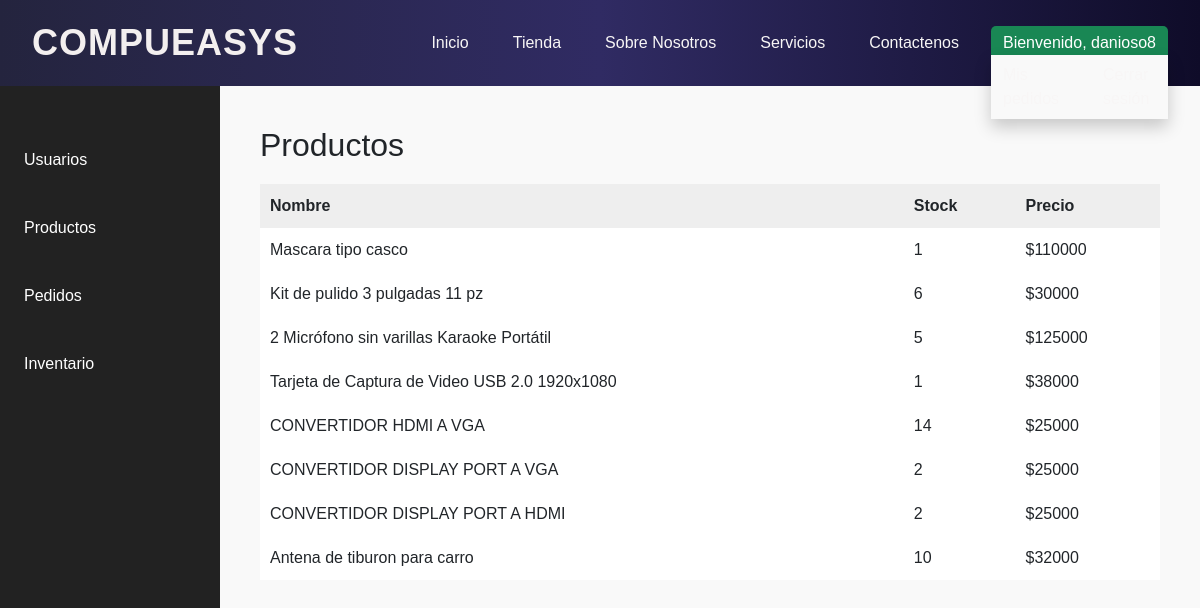
/dashboard/dashboard_home/?view=productos (signed in), run on an earlier commit of the app's database.
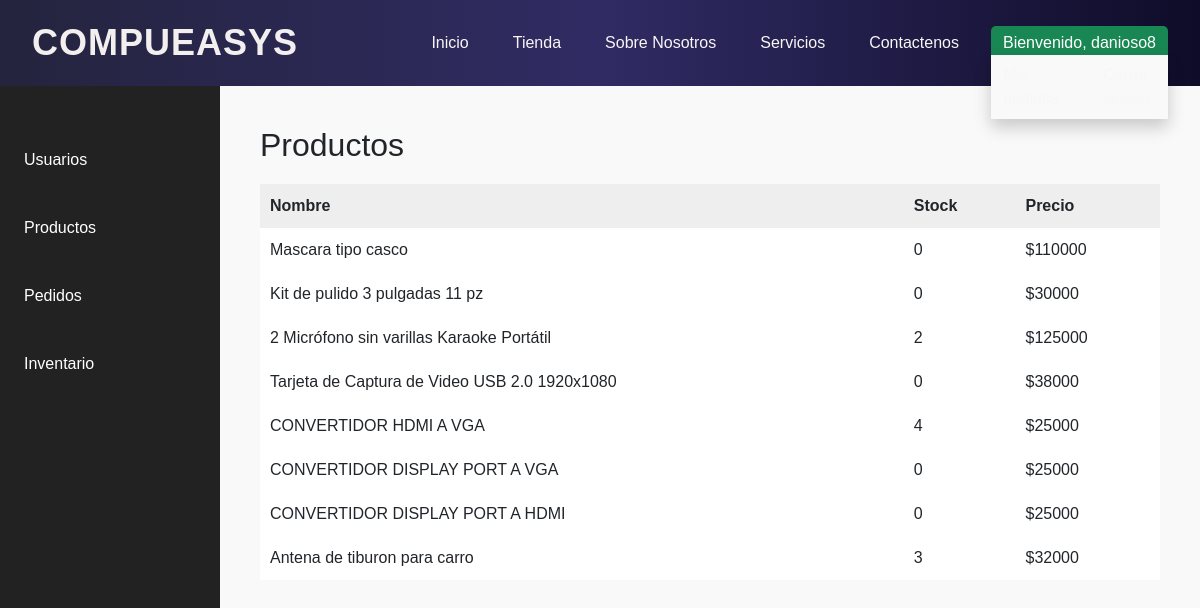
And on a later commit of the database.
### core/models.py (models this page shows, shortened)
class ProductStore(models.Model):
    name = models.CharField(max_length=100)
    description = models.TextField()
    price = models.DecimalField(max_digits=10, decimal_places=0)
    stock = models.PositiveIntegerField(default=0)
    category = models.ForeignKey(Category, on_delete=models.CASCADE, related_name='products', null=True, blank=True)
    type = models.ForeignKey(Type, on_delete=models.CASCADE, related_name='products', null=True, blank=True)
    iva = models.DecimalField(max_digits=4, decimal_places=2, default=0.00)
    imagen = models.ImageField(upload_to='images/', height_field=None, width_field=None, max_length=None , blank=True, null=True)
    descuento = models.DecimalField(max_digits=10, decimal_places=2, default=0.00)
    created_at = models.DateTimeField(auto_now_add=True)
    updated_at = models.DateTimeField(auto_now=True)

### dashboard/views.py (the view, shortened to what this page needs)
# urls.py: path('dashboard_home/', dashboard_home, name='dashboard_home'),
@login_required
@csrf_exempt  # Solo si tienes problemas con el token CSRF en el modal
def dashboard_home(request):
    productos = ProductStore.objects.all()
    usuarios_simple = SimpleUser.objects.all()
    usuarios_super = register_superuser.objects.all()
    pedidos = Pedido.objects.all()
    return render(request, 'dashboard/dashboard_home.html', {
        'productos': productos,
        'usuarios': usuarios_simple,
        'usuarios_super': usuarios_super,
        'pedidos': pedidos,
    })

### dashboard/templates/dashboard/dashboard_home.html (shortened to what the changed rows need)
{% load static %}
<!DOCTYPE html>
<html lang="es">
  <head>
    <link rel="stylesheet" href="{% static 'css/dashboard.css' %}" />
    <link rel="stylesheet" href="{% static 'css/main.css' %}" />
    <link
      href="https://cdn.jsdelivr.net/npm/bootstrap@5.3.3/dist/css/bootstrap.min.css"
      rel="stylesheet"
    />
    <link
      rel="stylesheet"
      href="path/to/font-awesome/css/font-awesome.min.css"
    />
  </head>
  <body>
    {% include 'navbarr.html' %}
    <div class="dashboard-container">
      <main class="main-content">
        {% if request.GET.view == "usuarios" %}
        <h2>Usuarios</h2>
        <table>
          <tr>
            <th>Username</th>
            <th>Email</th>
            <th>Staff</th>
            <th>Super</th>
            <th>Activo</th>
            <th>Admin</th>
            <th>Acciones</th>
          {% for usuario in usuarios %}
          <tr>
            <td>{{ usuario.username }}</td>
            <td>{{ usuario.email }}</td>
            <td>
              <select name="is_staff" id="modal_is_staff">
                <option value="True">Sí</option>
                <option value="False">No</option>
              </select>
            </td>
            <td>
              <select name="is_superuser" id="modal_is_superuser">
                <option value="True">Sí</option>
                <option value="False">No</option>
              </select>
            </td>
            <td><select name="is_active" id="modal_is_active">
                <option value="True">Sí</option>
                <option value="False">No</option>
              </select>
            </td>
            <td><select name="is_admin" id="modal_is_admin">
                <option value="True">Sí</option>
                <option value="False">No</option>
              </select>
            </td>
            <td>
              <button onclick="openEditModal('{{ usuario.id }}', '{{ usuario.username }}', '{{ usuario.email }}')">Editar</button>
              <a href="{% url 'eliminar_usuario' usuario.id %}">Eliminar</a>
              {% if not usuario.is_staff %}
              {% else %}
              <span>Admin</span>
              {% endif %}
            </td>
          </tr>
          {% endfor %}
          {% for usuario in usuarios_super %}
          <tr>
            <td>{{ usuario.username }}</td>
            <td>{{ usuario.email }}</td>
             <td>
              <select name="is_staff" id="modal_is_staff">
                <option value="True">Sí</option>
                <option value="False">No</option>
              </select>
            </td>
            <td>
              <select name="is_superuser" id="modal_is_superuser">
                <option value="True">Sí</option>
                <option value="False">No</option>
              </select>
            </td>
            <td><select name="is_active" id="modal_is_active">
                <option value="True">Sí</option>
                <option value="False">No</option>
              </select>
            </td>
            <td><select name="is_admin" id="modal_is_admin">
                <option value="True">Sí</option>
                <option value="False">No</option>
              </select>
            </td>
            <td>
              <button onclick="openEditModal('{{ usuario.id }}', '{{ usuario.username }}', '{{ usuario.email }}')">Editar</button>
              <a href="{% url 'eliminar_usuario' usuario.id %}">Eliminar</a>
              {% if not usuario.is_staff %}
              {% else %}
              {% endif %}
            </td>
          </tr>
          {% endfor %}
        </table>
        {% elif request.GET.view == "productos" %}
        <h2>Productos</h2>
        <table>
          <tr>
            <th>Nombre</th>
            <th>Stock</th>
            <th>Precio</th>
          </tr>
          {% for producto in productos %}
          <tr>
            <td>{{ producto.name }}</td>
            <td>{{ producto.stock }}</td>
            <td>${{ producto.price }}</td>
          </tr>
          {% endfor %}
        </table>
        {% elif request.GET.view == "inventario" %}
        <h2>Inventario</h2>
        <p>Aquí puedes mostrar tu inventario...</p>
        {% else %}
        <h2>Bienvenido al Dashboard</h2>
        <p>Selecciona una opción en la barra lateral.</p>
        {% endif %}
      </main>
    </div>
  </body>
</html>

What changed in the data, as far as the page shows it:
changed ProductStore "Mascara tipo casco": stock "1" → "0"
changed ProductStore "Kit de pulido 3 pulgadas 11 pz": stock "6" → "0"
changed ProductStore "2 Micrófono sin varillas Karaoke Portátil": stock "5" → "2"
changed ProductStore "Tarjeta de Captura de Video USB 2.0 1920x1080": stock "1" → "0"
changed ProductStore "CONVERTIDOR HDMI A VGA": stock "14" → "4"
changed ProductStore "CONVERTIDOR DISPLAY PORT A VGA": stock "2" → "0"
changed ProductStore "CONVERTIDOR DISPLAY PORT A HDMI": stock "2" → "0"
changed ProductStore "Antena de tiburon para carro": stock "10" → "3"
